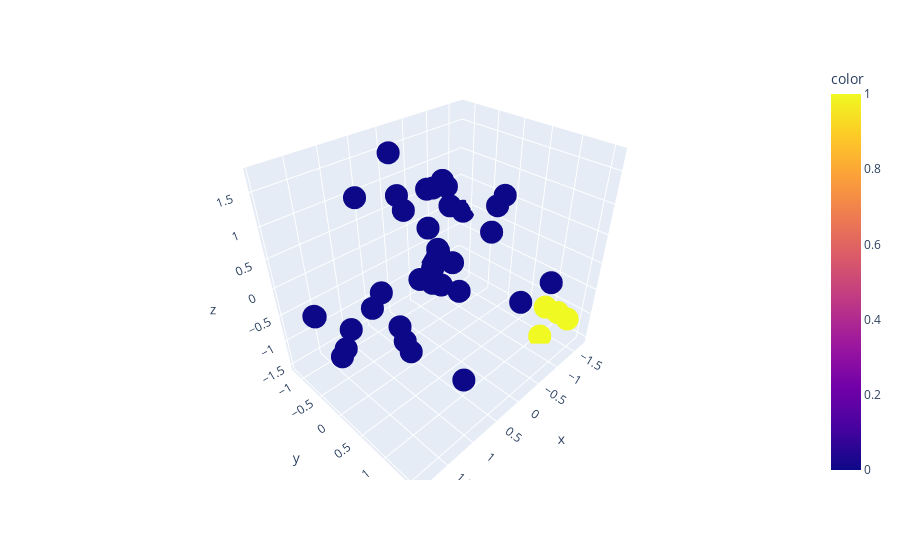

Here is the notebook cell this chart was saved with:
### Code cell
px.scatter_3d(x=x_testdf.iloc[:,0],y=x_testdf.iloc[:,1],z=x_testdf.iloc[:,2], color= y_pred, title="QRF with 5 QDT" )

### Figure 1 — Plotly figure (JSON) as saved in the notebook; plotly's stock layout.template omitted (floating-point values rounded to 4 significant figures)
{"data": [{"hovertemplate": "x=%{x}<br>y=%{y}<br>z=%{z}<br>color=%{marker.color}<extra></extra>", "legendgroup": "", "marker": {"color": [0, 0, 0, 0, 0, 0, 0, 0, 0, 0, 0, 1, 0, 0, 0, 0, 0, 1, 0, 0, 0, 0, 1, 1, 0, 0, 0, 0, 0, 0, 0, 0, 0, 0, 0, 0, 0, 0, 0, 0], "coloraxis": "coloraxis", "symbol": "circle"}, "mode": "markers", "name": "", "scene": "scene", "showlegend": false, "type": "scatter3d", "x": [0.3365, -0.1597, 0.6439, 1.808, 0.6419, -0.6935, 1.842, -0.5848, 0.571, 1.114, -0.8186, -1.301, -0.4912, -0.7078, -0.5652, 0.297, 0.2438, -0.9676, 1.752, -0.3205, -0.2277, -1.593, -1.301, -0.9021, 0.1645, 0.1146, -1.702, -0.9747, -0.5975, 0.5872, -1.028, -0.4093, 0.1043, -0.4466, 1.92, 0.6907, 0.5957, -0.2704, 1.131, -0.7492], "y": [-0.618, -0.4149, -0.1158, 0.07392, -0.2245, 0.5924, -0.5906, 0.4825, -0.7281, 0.5766, -1.015, 1.088, -0.9959, -0.8936, 1.579, -0.4129, 0.2331, 1.53, -0.7364, -0.4546, -0.4756, -0.2339, 1.528, 1.347, 0.4282, 0.08493, -1.108, -1.191, -0.3701, -0.9909, -0.5381, 1.232, -0.7825, -0.3833, 0.1412, 1.179, -1.137, -0.1265, -0.8467, -0.7163], "z": [1.72, 1.086, -1.149, -0.3859, -0.9188, 1.157, -0.2023, 0.5688, -0.5673, -0.5729, -1.266, -1.522, -0.9968, -0.8172, 0.2487, 0.9176, 0.5121, -0.5438, -0.357, 1.035, 0.3854, 0.3468, -0.8753, -0.5073, 0.3717, 0.4119, -0.1346, -0.8487, 0.6687, -1.028, -1.305, -0.2, 0.9467, 1.139, -0.4056, -0.9921, 0.962, 1.19, -1.06, -1.109]}], "layout": {"coloraxis": {"colorbar": {"title": {"text": "color"}}, "colorscale": [[0, "#0d0887"], [0.1111, "#46039f"], [0.2222, "#7201a8"], [0.3333, "#9c179e"], [0.4444, "#bd3786"], [0.5556, "#d8576b"], [0.6667, "#ed7953"], [0.7778, "#fb9f3a"], [0.8889, "#fdca26"], [1, "#f0f921"]]}, "legend": {"tracegroupgap": 0}, "margin": {"t": 60}, "scene": {"domain": {"x": [0, 1], "y": [0, 1]}, "xaxis": {"title": {"text": "x"}}, "yaxis": {"title": {"text": "y"}}, "zaxis": {"title": {"text": "z"}}}}}
